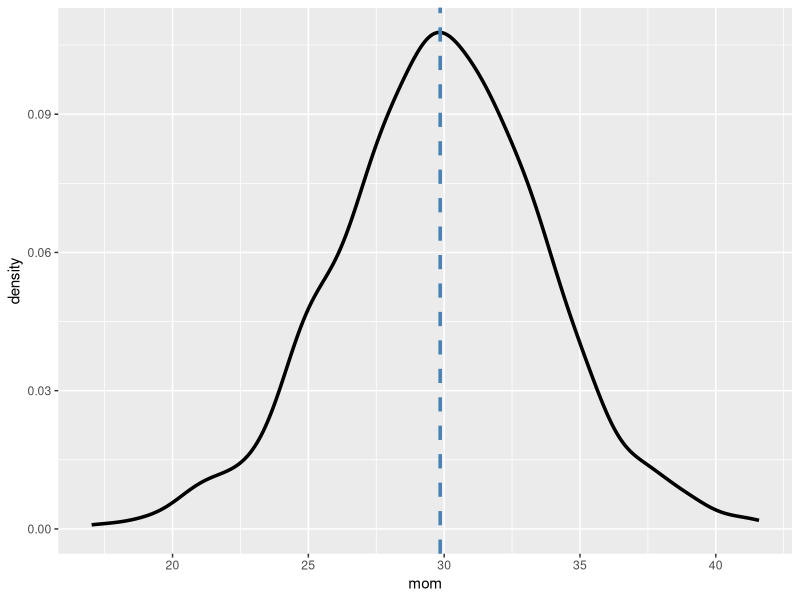
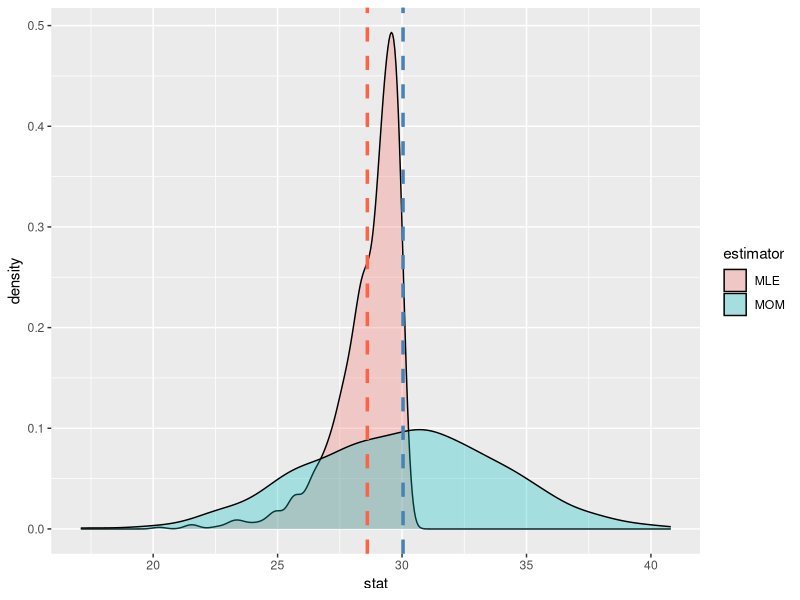
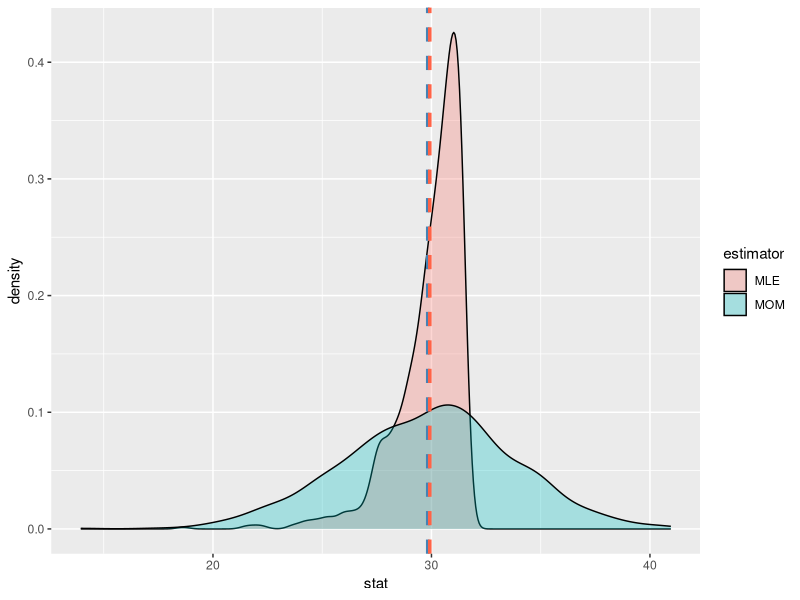
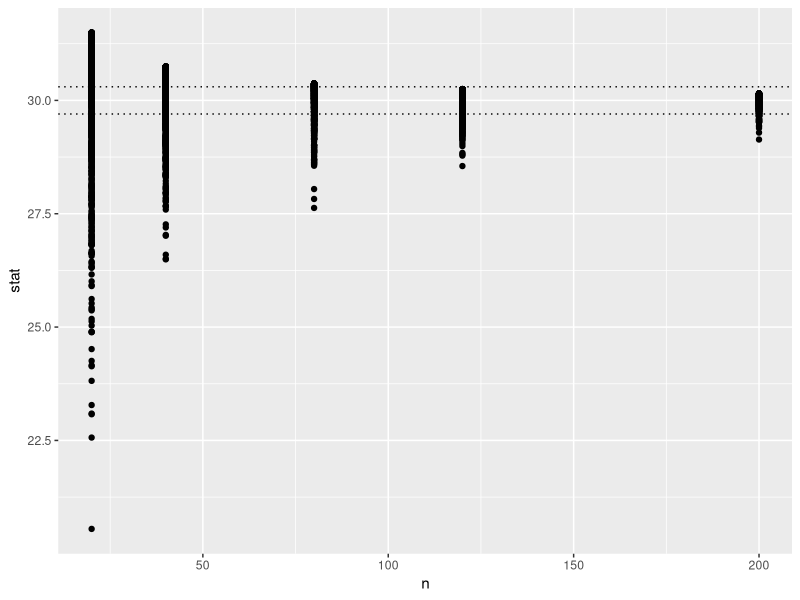
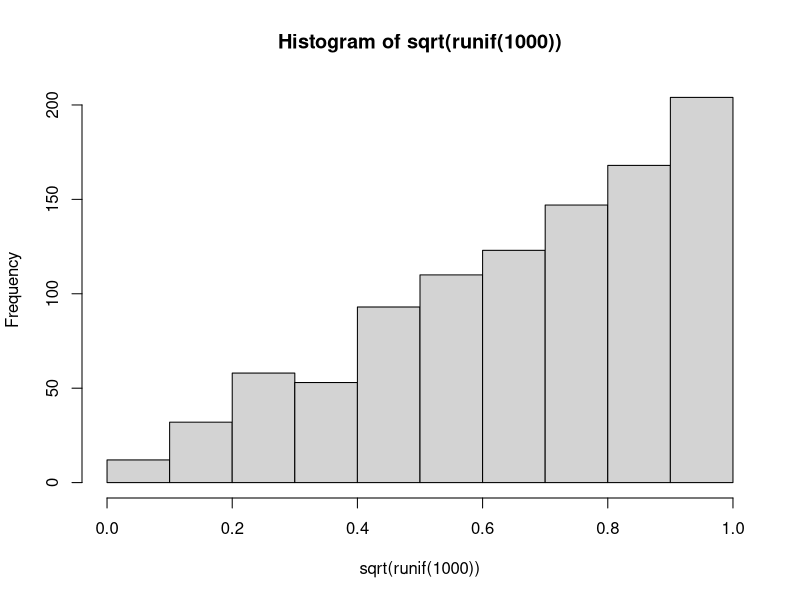
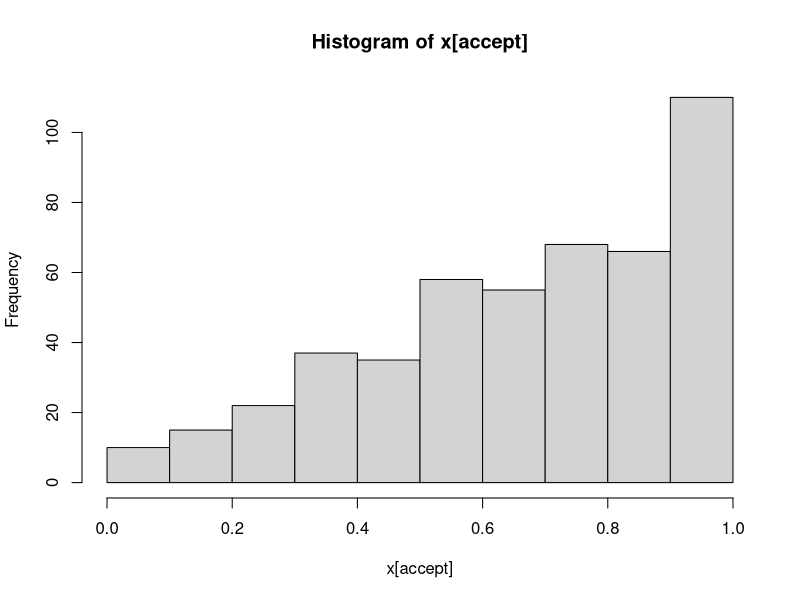
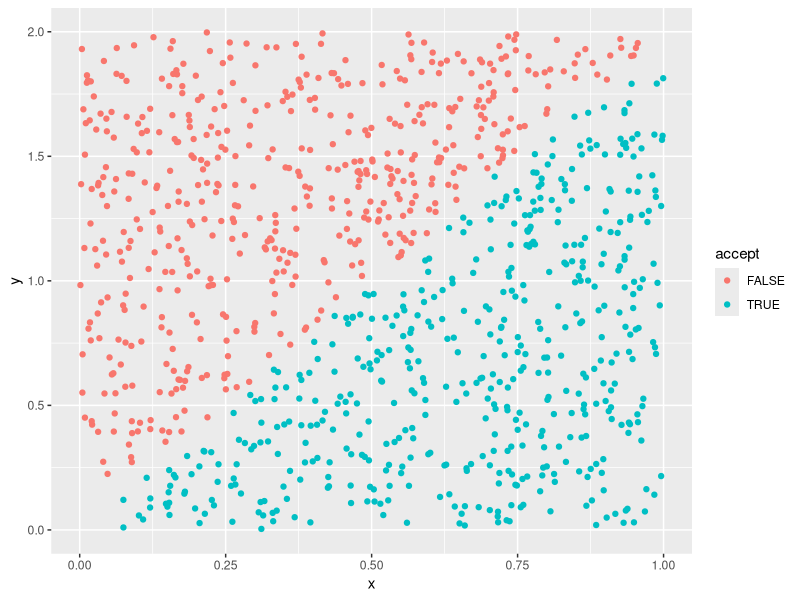
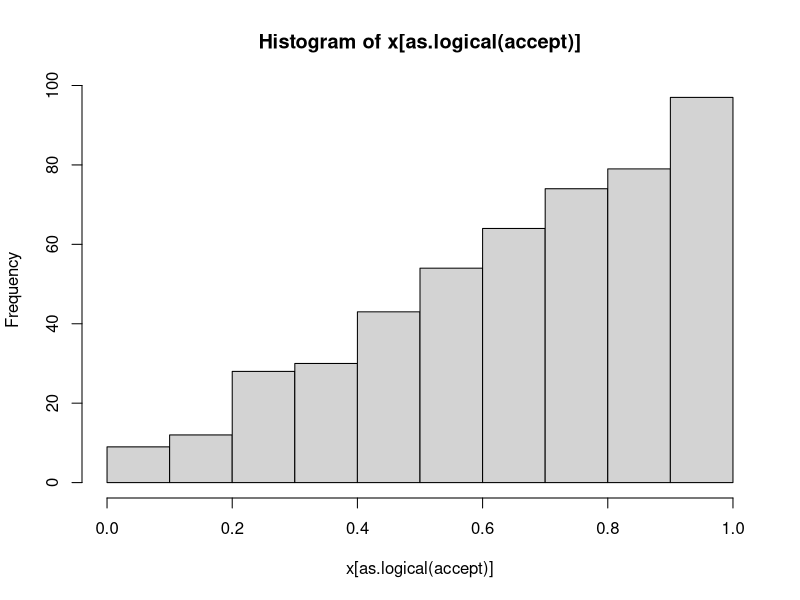

Source code (R) for these figures, in order:
## ---- chunk 1
# Install these packages first
knitr::opts_chunk$set(message = FALSE)
library(tidyverse)
library(readr)
library(knitr)
## ---- chunk 2
n <- 20
x <- runif(n, min = 0, max = 30)
2 * mean(x)
## ---- chunk 3
it <- 1000
mom <- rep(NA, it)

for (i in 1:it) {
  n <- 20
  x <- runif(n, min = 0, max = 30)
  mom[i] <- 2 * mean(x)
}

df <- data.frame(mom)
mean_mom <- mean(mom)
## ---- chunk 4
library(tidyverse)
ggplot(df, aes(x = mom)) +
  geom_density(lwd = 1.2) +
  geom_vline(xintercept = mean_mom, col = "steelblue", lty = 2, lwd = 1.2)
## ---- chunk 5
it <- 1000
mom <- rep(NA, it)
mle <- rep(NA, it)

for (i in 1:it) {
  n <- 20
  x <- runif(n, min = 0, max = 30)
  mom[i] <- 2 * mean(x)
  mle[i] <- max(x)
}

df <- data.frame(stat = c(mom, mle),
                 estimator = rep(c("MOM", "MLE"),
                                 times = c(it, it)))
mean_mom <- mean(mom)
mean_mle <- mean(mle)
## ---- chunk 6
ggplot(df, aes(x = stat, fill = estimator)) +
  geom_density(alpha = .3) +
  geom_vline(xintercept = mean_mom, col = "steelblue", lty = 2, lwd = 1.2) +
  geom_vline(xintercept = mean_mle, col = "tomato", lty = 2, lwd = 1.2)
## ---- chunk 7
it <- 1000
mom <- rep(NA, it)
mle <- rep(NA, it)

for (i in 1:it) {
  n <- 20
  x <- runif(n, min = 0, max = 30)
  mom[i] <- 2 * mean(x)
  mle[i] <- ((n + 1) / n) * max(x)
}

df <- data.frame(stat = c(mom, mle),
                 estimator = rep(c("MOM", "MLE"),
                                 times = c(it, it)))
mean_mom <- mean(mom)
mean_mle <- mean(mle)
## ---- chunk 8
ggplot(df, aes(x = stat, fill = estimator)) +
  geom_density(alpha = .3) +
  geom_vline(xintercept = mean_mom, col = "steelblue", lty = 2, lwd = 1.2) +
  geom_vline(xintercept = mean_mle, col = "tomato", lty = 2, lwd = 1.2)
## ---- chunk 9
df %>%
  group_by(estimator) %>%
  summarize(var = var(stat))
## ---- chunk 10
it <- 1000
n_vec <- c(20, 40, 80, 120, 200)
nsamps <- length(n_vec)
mle <- rep(NA, it * nsamps)

for (j in 1:nsamps) {
  for (i in 1:it) {
    n <- n_vec[j]
    x <- runif(n, min = 0, max = 30)
    mle[(j - 1) * it + i] <- ((n + 1) / n) * max(x)
}
}
df <- data.frame(stat = mle,
                 n = rep(n_vec, times = rep(it, nsamps)))
## ---- chunk 11
ggplot(df, aes(x = n, y = stat)) +
  geom_point() +
  geom_hline(yintercept = 30 - .3, lty = 3) +
  geom_hline(yintercept = 30 + .3, lty = 3)
## ---- chunk 12
hist(sqrt(runif(1000)))
## ---- chunk 13
n <- 1000
x <- runif(n)
u <- runif(n, min = 0, max = 2)
accept <- u < (2 * x)
hist(x[accept])
## ---- chunk 14
n <- 1000
x <- runif(n)
u <- runif(n, min = 0, max = 2)
library(tidyverse)
df <- data.frame(x = x, 
                 y = u, 
                 accept = u < (2 * x))
p <- ggplot(df, aes(x = x, y = y, col = accept)) +
  geom_point()
## ---- chunk 15
p
## ---- chunk 16
n <- 1000
x <- runif(n)
accept <- rbinom(n, size = 1, prob = 2 * x/2)
hist(x[as.logical(accept)])
